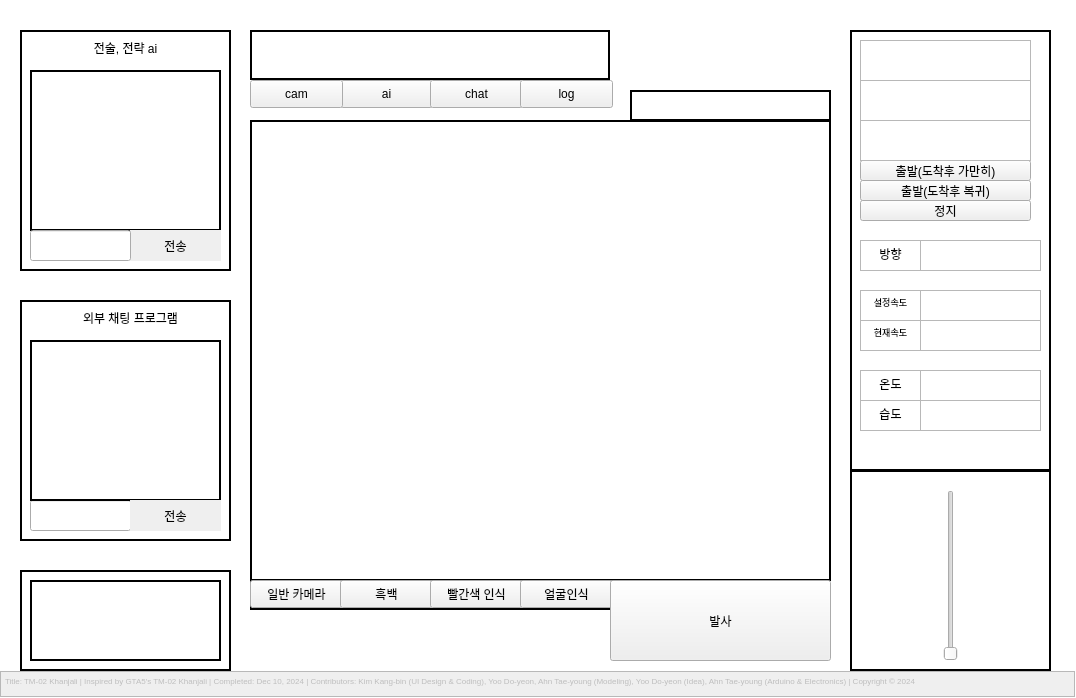
<?xml version="1.0" encoding="UTF-8"?>
<ui version="4.0">
 <class>MainWindow</class>
 <widget class="QMainWindow" name="MainWindow">
  <property name="windowModality">
   <enum>Qt::NonModal</enum>
  </property>
  <property name="geometry">
   <rect>
    <x>0</x>
    <y>0</y>
    <width>1076</width>
    <height>698</height>
   </rect>
  </property>
  <property name="windowTitle">
   <string>MainWindow</string>
  </property>
  <property name="documentMode">
   <bool>false</bool>
  </property>
  <widget class="QWidget" name="centralwidget">
   <widget class="QTextEdit" name="gpt_real">
    <property name="geometry">
     <rect>
      <x>30</x>
      <y>70</y>
      <width>191</width>
      <height>161</height>
     </rect>
    </property>
    <property name="styleSheet">
     <string notr="true">border-style : solid;
	border-width : 1.5px</string>
    </property>
    <property name="frameShape">
     <enum>QFrame::Box</enum>
    </property>
    <property name="frameShadow">
     <enum>QFrame::Plain</enum>
    </property>
   </widget>
   <widget class="QLabel" name="main">
    <property name="enabled">
     <bool>true</bool>
    </property>
    <property name="geometry">
     <rect>
      <x>250</x>
      <y>120</y>
      <width>581</width>
      <height>461</height>
     </rect>
    </property>
    <property name="styleSheet">
     <string notr="true">border-style : solid;
	border-width : 1.5px</string>
    </property>
    <property name="frameShape">
     <enum>QFrame::Box</enum>
    </property>
    <property name="text">
     <string/>
    </property>
   </widget>
   <widget class="QPushButton" name="gpt_button">
    <property name="geometry">
     <rect>
      <x>130</x>
      <y>230</y>
      <width>91</width>
      <height>31</height>
     </rect>
    </property>
    <property name="autoFillBackground">
     <bool>true</bool>
    </property>
    <property name="text">
     <string>전송</string>
    </property>
    <property name="checkable">
     <bool>false</bool>
    </property>
    <property name="flat">
     <bool>true</bool>
    </property>
   </widget>
   <widget class="QTextEdit" name="under1">
    <property name="geometry">
     <rect>
      <x>20</x>
      <y>30</y>
      <width>211</width>
      <height>241</height>
     </rect>
    </property>
    <property name="styleSheet">
     <string notr="true">border-style : solid;
	border-width : 1.5px</string>
    </property>
    <property name="frameShape">
     <enum>QFrame::Box</enum>
    </property>
    <property name="tabChangesFocus">
     <bool>false</bool>
    </property>
   </widget>
   <widget class="QTextEdit" name="under3_1">
    <property name="geometry">
     <rect>
      <x>20</x>
      <y>570</y>
      <width>211</width>
      <height>101</height>
     </rect>
    </property>
    <property name="styleSheet">
     <string notr="true">border-style : solid;
	border-width : 1.5px</string>
    </property>
    <property name="frameShape">
     <enum>QFrame::Box</enum>
    </property>
    <property name="tabChangesFocus">
     <bool>false</bool>
    </property>
   </widget>
   <widget class="QLineEdit" name="gpt_input">
    <property name="geometry">
     <rect>
      <x>30</x>
      <y>230</y>
      <width>101</width>
      <height>31</height>
     </rect>
    </property>
    <property name="inputMethodHints">
     <set>Qt::ImhNone</set>
    </property>
   </widget>
   <widget class="QLabel" name="label">
    <property name="geometry">
     <rect>
      <x>80</x>
      <y>40</y>
      <width>91</width>
      <height>16</height>
     </rect>
    </property>
    <property name="text">
     <string>전술, 전략 ai</string>
    </property>
    <property name="alignment">
     <set>Qt::AlignCenter</set>
    </property>
   </widget>
   <widget class="QLineEdit" name="chat_i">
    <property name="geometry">
     <rect>
      <x>30</x>
      <y>500</y>
      <width>101</width>
      <height>31</height>
     </rect>
    </property>
    <property name="inputMethodHints">
     <set>Qt::ImhNone</set>
    </property>
   </widget>
   <widget class="QTextEdit" name="chat">
    <property name="geometry">
     <rect>
      <x>30</x>
      <y>340</y>
      <width>191</width>
      <height>161</height>
     </rect>
    </property>
    <property name="styleSheet">
     <string notr="true">border-style : solid;
	border-width : 1.5px</string>
    </property>
    <property name="frameShape">
     <enum>QFrame::Box</enum>
    </property>
    <property name="frameShadow">
     <enum>QFrame::Plain</enum>
    </property>
   </widget>
   <widget class="QTextEdit" name="under2">
    <property name="geometry">
     <rect>
      <x>20</x>
      <y>300</y>
      <width>211</width>
      <height>241</height>
     </rect>
    </property>
    <property name="styleSheet">
     <string notr="true">border-style : solid;
	border-width : 1.5px</string>
    </property>
    <property name="frameShape">
     <enum>QFrame::Box</enum>
    </property>
    <property name="tabChangesFocus">
     <bool>false</bool>
    </property>
   </widget>
   <widget class="QLabel" name="label_2">
    <property name="geometry">
     <rect>
      <x>60</x>
      <y>310</y>
      <width>141</width>
      <height>16</height>
     </rect>
    </property>
    <property name="text">
     <string>외부 채팅 프로그램</string>
    </property>
    <property name="alignment">
     <set>Qt::AlignCenter</set>
    </property>
   </widget>
   <widget class="QPushButton" name="chat_b">
    <property name="geometry">
     <rect>
      <x>130</x>
      <y>500</y>
      <width>91</width>
      <height>31</height>
     </rect>
    </property>
    <property name="autoFillBackground">
     <bool>true</bool>
    </property>
    <property name="text">
     <string>전송</string>
    </property>
    <property name="checkable">
     <bool>false</bool>
    </property>
    <property name="flat">
     <bool>true</bool>
    </property>
   </widget>
   <widget class="QPushButton" name="b_c">
    <property name="geometry">
     <rect>
      <x>250</x>
      <y>580</y>
      <width>93</width>
      <height>28</height>
     </rect>
    </property>
    <property name="text">
     <string>일반 카메라</string>
    </property>
   </widget>
   <widget class="QTextEdit" name="under6">
    <property name="geometry">
     <rect>
      <x>250</x>
      <y>580</y>
      <width>361</width>
      <height>30</height>
     </rect>
    </property>
    <property name="styleSheet">
     <string notr="true">border-style : solid;
	border-width : 1.5px</string>
    </property>
   </widget>
   <widget class="QPushButton" name="b_d">
    <property name="geometry">
     <rect>
      <x>340</x>
      <y>580</y>
      <width>93</width>
      <height>28</height>
     </rect>
    </property>
    <property name="text">
     <string>흑백</string>
    </property>
   </widget>
   <widget class="QPushButton" name="b_r">
    <property name="geometry">
     <rect>
      <x>430</x>
      <y>580</y>
      <width>93</width>
      <height>28</height>
     </rect>
    </property>
    <property name="text">
     <string>빨간색 인식</string>
    </property>
   </widget>
   <widget class="QPushButton" name="b_f">
    <property name="geometry">
     <rect>
      <x>520</x>
      <y>580</y>
      <width>93</width>
      <height>28</height>
     </rect>
    </property>
    <property name="text">
     <string>얼굴인식</string>
    </property>
   </widget>
   <widget class="QTextEdit" name="under4">
    <property name="geometry">
     <rect>
      <x>850</x>
      <y>30</y>
      <width>201</width>
      <height>441</height>
     </rect>
    </property>
    <property name="styleSheet">
     <string notr="true">border-style : solid;
	border-width : 1.5px</string>
    </property>
    <property name="frameShape">
     <enum>QFrame::Box</enum>
    </property>
    <property name="tabChangesFocus">
     <bool>false</bool>
    </property>
   </widget>
   <widget class="QTextEdit" name="line1">
    <property name="geometry">
     <rect>
      <x>860</x>
      <y>40</y>
      <width>171</width>
      <height>41</height>
     </rect>
    </property>
    <property name="contextMenuPolicy">
     <enum>Qt::DefaultContextMenu</enum>
    </property>
    <property name="verticalScrollBarPolicy">
     <enum>Qt::ScrollBarAlwaysOff</enum>
    </property>
    <property name="html">
     <string>&lt;!DOCTYPE HTML PUBLIC &quot;-//W3C//DTD HTML 4.0//EN&quot; &quot;http://www.w3.org/TR/REC-html40/strict.dtd&quot;&gt;
&lt;html&gt;&lt;head&gt;&lt;meta name=&quot;qrichtext&quot; content=&quot;1&quot; /&gt;&lt;style type=&quot;text/css&quot;&gt;
p, li { white-space: pre-wrap; }
&lt;/style&gt;&lt;/head&gt;&lt;body style=&quot; font-family:'Gulim'; font-size:9pt; font-weight:400; font-style:normal;&quot;&gt;
&lt;p style=&quot;-qt-paragraph-type:empty; margin-top:0px; margin-bottom:0px; margin-left:0px; margin-right:0px; -qt-block-indent:0; text-indent:0px;&quot;&gt;&lt;br /&gt;&lt;/p&gt;
&lt;p style=&quot;-qt-paragraph-type:empty; margin-top:0px; margin-bottom:0px; margin-left:0px; margin-right:0px; -qt-block-indent:0; text-indent:0px;&quot;&gt;&lt;br /&gt;&lt;/p&gt;&lt;/body&gt;&lt;/html&gt;</string>
    </property>
   </widget>
   <widget class="QPushButton" name="b1">
    <property name="geometry">
     <rect>
      <x>860</x>
      <y>160</y>
      <width>171</width>
      <height>21</height>
     </rect>
    </property>
    <property name="text">
     <string>출발(도착후 가만히)</string>
    </property>
   </widget>
   <widget class="QTextEdit" name="line2">
    <property name="geometry">
     <rect>
      <x>860</x>
      <y>80</y>
      <width>171</width>
      <height>41</height>
     </rect>
    </property>
    <property name="contextMenuPolicy">
     <enum>Qt::DefaultContextMenu</enum>
    </property>
    <property name="verticalScrollBarPolicy">
     <enum>Qt::ScrollBarAlwaysOff</enum>
    </property>
    <property name="html">
     <string>&lt;!DOCTYPE HTML PUBLIC &quot;-//W3C//DTD HTML 4.0//EN&quot; &quot;http://www.w3.org/TR/REC-html40/strict.dtd&quot;&gt;
&lt;html&gt;&lt;head&gt;&lt;meta name=&quot;qrichtext&quot; content=&quot;1&quot; /&gt;&lt;style type=&quot;text/css&quot;&gt;
p, li { white-space: pre-wrap; }
&lt;/style&gt;&lt;/head&gt;&lt;body style=&quot; font-family:'Gulim'; font-size:9pt; font-weight:400; font-style:normal;&quot;&gt;
&lt;p style=&quot;-qt-paragraph-type:empty; margin-top:0px; margin-bottom:0px; margin-left:0px; margin-right:0px; -qt-block-indent:0; text-indent:0px;&quot;&gt;&lt;br /&gt;&lt;/p&gt;
&lt;p style=&quot;-qt-paragraph-type:empty; margin-top:0px; margin-bottom:0px; margin-left:0px; margin-right:0px; -qt-block-indent:0; text-indent:0px;&quot;&gt;&lt;br /&gt;&lt;/p&gt;&lt;/body&gt;&lt;/html&gt;</string>
    </property>
   </widget>
   <widget class="QTextEdit" name="main_under">
    <property name="geometry">
     <rect>
      <x>-20</x>
      <y>-50</y>
      <width>1151</width>
      <height>781</height>
     </rect>
    </property>
    <property name="styleSheet">
     <string notr="true"/>
    </property>
    <property name="frameShape">
     <enum>QFrame::Box</enum>
    </property>
    <property name="tabChangesFocus">
     <bool>false</bool>
    </property>
   </widget>
   <widget class="QTextEdit" name="speed_set">
    <property name="geometry">
     <rect>
      <x>920</x>
      <y>290</y>
      <width>121</width>
      <height>31</height>
     </rect>
    </property>
   </widget>
   <widget class="QSlider" name="speed_slider">
    <property name="geometry">
     <rect>
      <x>890</x>
      <y>490</y>
      <width>121</width>
      <height>171</height>
     </rect>
    </property>
    <property name="maximum">
     <number>100</number>
    </property>
    <property name="orientation">
     <enum>Qt::Vertical</enum>
    </property>
   </widget>
   <widget class="QTextEdit" name="under5">
    <property name="geometry">
     <rect>
      <x>850</x>
      <y>470</y>
      <width>201</width>
      <height>201</height>
     </rect>
    </property>
    <property name="styleSheet">
     <string notr="true">border-style : solid;
	border-width : 1.5px</string>
    </property>
    <property name="frameShape">
     <enum>QFrame::Box</enum>
    </property>
    <property name="tabChangesFocus">
     <bool>false</bool>
    </property>
   </widget>
   <widget class="QTextEdit" name="speed_real">
    <property name="geometry">
     <rect>
      <x>920</x>
      <y>320</y>
      <width>121</width>
      <height>31</height>
     </rect>
    </property>
   </widget>
   <widget class="QTextEdit" name="temperature">
    <property name="geometry">
     <rect>
      <x>920</x>
      <y>370</y>
      <width>121</width>
      <height>31</height>
     </rect>
    </property>
   </widget>
   <widget class="QTextEdit" name="humidity">
    <property name="geometry">
     <rect>
      <x>920</x>
      <y>400</y>
      <width>121</width>
      <height>31</height>
     </rect>
    </property>
   </widget>
   <widget class="QTextEdit" name="line3">
    <property name="geometry">
     <rect>
      <x>860</x>
      <y>120</y>
      <width>171</width>
      <height>41</height>
     </rect>
    </property>
    <property name="contextMenuPolicy">
     <enum>Qt::DefaultContextMenu</enum>
    </property>
    <property name="verticalScrollBarPolicy">
     <enum>Qt::ScrollBarAlwaysOff</enum>
    </property>
    <property name="html">
     <string>&lt;!DOCTYPE HTML PUBLIC &quot;-//W3C//DTD HTML 4.0//EN&quot; &quot;http://www.w3.org/TR/REC-html40/strict.dtd&quot;&gt;
&lt;html&gt;&lt;head&gt;&lt;meta name=&quot;qrichtext&quot; content=&quot;1&quot; /&gt;&lt;style type=&quot;text/css&quot;&gt;
p, li { white-space: pre-wrap; }
&lt;/style&gt;&lt;/head&gt;&lt;body style=&quot; font-family:'Gulim'; font-size:9pt; font-weight:400; font-style:normal;&quot;&gt;
&lt;p style=&quot;-qt-paragraph-type:empty; margin-top:0px; margin-bottom:0px; margin-left:0px; margin-right:0px; -qt-block-indent:0; text-indent:0px;&quot;&gt;&lt;br /&gt;&lt;/p&gt;
&lt;p style=&quot;-qt-paragraph-type:empty; margin-top:0px; margin-bottom:0px; margin-left:0px; margin-right:0px; -qt-block-indent:0; text-indent:0px;&quot;&gt;&lt;br /&gt;&lt;/p&gt;&lt;/body&gt;&lt;/html&gt;</string>
    </property>
   </widget>
   <widget class="QPushButton" name="b3">
    <property name="geometry">
     <rect>
      <x>860</x>
      <y>200</y>
      <width>171</width>
      <height>21</height>
     </rect>
    </property>
    <property name="text">
     <string>정지</string>
    </property>
   </widget>
   <widget class="QPushButton" name="b2">
    <property name="geometry">
     <rect>
      <x>860</x>
      <y>180</y>
      <width>171</width>
      <height>21</height>
     </rect>
    </property>
    <property name="text">
     <string>출발(도착후 복귀)</string>
    </property>
   </widget>
   <widget class="QTextEdit" name="line4">
    <property name="geometry">
     <rect>
      <x>920</x>
      <y>240</y>
      <width>121</width>
      <height>31</height>
     </rect>
    </property>
   </widget>
   <widget class="QTextEdit" name="line5">
    <property name="geometry">
     <rect>
      <x>860</x>
      <y>240</y>
      <width>61</width>
      <height>31</height>
     </rect>
    </property>
    <property name="html">
     <string>&lt;!DOCTYPE HTML PUBLIC &quot;-//W3C//DTD HTML 4.0//EN&quot; &quot;http://www.w3.org/TR/REC-html40/strict.dtd&quot;&gt;
&lt;html&gt;&lt;head&gt;&lt;meta name=&quot;qrichtext&quot; content=&quot;1&quot; /&gt;&lt;style type=&quot;text/css&quot;&gt;
p, li { white-space: pre-wrap; }
&lt;/style&gt;&lt;/head&gt;&lt;body style=&quot; font-family:'Gulim'; font-size:9pt; font-weight:400; font-style:normal;&quot;&gt;
&lt;p align=&quot;center&quot; style=&quot; margin-top:0px; margin-bottom:0px; margin-left:0px; margin-right:0px; -qt-block-indent:0; text-indent:0px;&quot;&gt;방향&lt;/p&gt;&lt;/body&gt;&lt;/html&gt;</string>
    </property>
   </widget>
   <widget class="QTextEdit" name="line6">
    <property name="geometry">
     <rect>
      <x>860</x>
      <y>290</y>
      <width>61</width>
      <height>31</height>
     </rect>
    </property>
    <property name="html">
     <string>&lt;!DOCTYPE HTML PUBLIC &quot;-//W3C//DTD HTML 4.0//EN&quot; &quot;http://www.w3.org/TR/REC-html40/strict.dtd&quot;&gt;
&lt;html&gt;&lt;head&gt;&lt;meta name=&quot;qrichtext&quot; content=&quot;1&quot; /&gt;&lt;style type=&quot;text/css&quot;&gt;
p, li { white-space: pre-wrap; }
&lt;/style&gt;&lt;/head&gt;&lt;body style=&quot; font-family:'Gulim'; font-size:9pt; font-weight:400; font-style:normal;&quot;&gt;
&lt;p align=&quot;center&quot; style=&quot; margin-top:0px; margin-bottom:0px; margin-left:0px; margin-right:0px; -qt-block-indent:0; text-indent:0px;&quot;&gt;&lt;span style=&quot; font-size:7pt;&quot;&gt;설정속도&lt;/span&gt;&lt;/p&gt;&lt;/body&gt;&lt;/html&gt;</string>
    </property>
   </widget>
   <widget class="QTextEdit" name="line8">
    <property name="geometry">
     <rect>
      <x>860</x>
      <y>320</y>
      <width>61</width>
      <height>31</height>
     </rect>
    </property>
    <property name="html">
     <string>&lt;!DOCTYPE HTML PUBLIC &quot;-//W3C//DTD HTML 4.0//EN&quot; &quot;http://www.w3.org/TR/REC-html40/strict.dtd&quot;&gt;
&lt;html&gt;&lt;head&gt;&lt;meta name=&quot;qrichtext&quot; content=&quot;1&quot; /&gt;&lt;style type=&quot;text/css&quot;&gt;
p, li { white-space: pre-wrap; }
&lt;/style&gt;&lt;/head&gt;&lt;body style=&quot; font-family:'Gulim'; font-size:9pt; font-weight:400; font-style:normal;&quot;&gt;
&lt;p align=&quot;center&quot; style=&quot; margin-top:0px; margin-bottom:0px; margin-left:0px; margin-right:0px; -qt-block-indent:0; text-indent:0px;&quot;&gt;&lt;span style=&quot; font-size:7pt;&quot;&gt;현재속도&lt;/span&gt;&lt;/p&gt;&lt;/body&gt;&lt;/html&gt;</string>
    </property>
   </widget>
   <widget class="QTextEdit" name="line7">
    <property name="geometry">
     <rect>
      <x>860</x>
      <y>370</y>
      <width>61</width>
      <height>31</height>
     </rect>
    </property>
    <property name="html">
     <string>&lt;!DOCTYPE HTML PUBLIC &quot;-//W3C//DTD HTML 4.0//EN&quot; &quot;http://www.w3.org/TR/REC-html40/strict.dtd&quot;&gt;
&lt;html&gt;&lt;head&gt;&lt;meta name=&quot;qrichtext&quot; content=&quot;1&quot; /&gt;&lt;style type=&quot;text/css&quot;&gt;
p, li { white-space: pre-wrap; }
&lt;/style&gt;&lt;/head&gt;&lt;body style=&quot; font-family:'Gulim'; font-size:9pt; font-weight:400; font-style:normal;&quot;&gt;
&lt;p align=&quot;center&quot; style=&quot; margin-top:0px; margin-bottom:0px; margin-left:0px; margin-right:0px; -qt-block-indent:0; text-indent:0px;&quot;&gt;온도&lt;/p&gt;&lt;/body&gt;&lt;/html&gt;</string>
    </property>
   </widget>
   <widget class="QTextEdit" name="line9">
    <property name="geometry">
     <rect>
      <x>860</x>
      <y>400</y>
      <width>61</width>
      <height>31</height>
     </rect>
    </property>
    <property name="html">
     <string>&lt;!DOCTYPE HTML PUBLIC &quot;-//W3C//DTD HTML 4.0//EN&quot; &quot;http://www.w3.org/TR/REC-html40/strict.dtd&quot;&gt;
&lt;html&gt;&lt;head&gt;&lt;meta name=&quot;qrichtext&quot; content=&quot;1&quot; /&gt;&lt;style type=&quot;text/css&quot;&gt;
p, li { white-space: pre-wrap; }
&lt;/style&gt;&lt;/head&gt;&lt;body style=&quot; font-family:'Gulim'; font-size:9pt; font-weight:400; font-style:normal;&quot;&gt;
&lt;p align=&quot;center&quot; style=&quot; margin-top:0px; margin-bottom:0px; margin-left:0px; margin-right:0px; -qt-block-indent:0; text-indent:0px;&quot;&gt;습도&lt;/p&gt;&lt;/body&gt;&lt;/html&gt;</string>
    </property>
   </widget>
   <widget class="QPushButton" name="fire_button">
    <property name="geometry">
     <rect>
      <x>610</x>
      <y>580</y>
      <width>221</width>
      <height>81</height>
     </rect>
    </property>
    <property name="text">
     <string>발사</string>
    </property>
   </widget>
   <widget class="QTextEdit" name="textEdit">
    <property name="enabled">
     <bool>false</bool>
    </property>
    <property name="geometry">
     <rect>
      <x>0</x>
      <y>671</y>
      <width>1075</width>
      <height>26</height>
     </rect>
    </property>
    <property name="mouseTracking">
     <bool>true</bool>
    </property>
    <property name="tabletTracking">
     <bool>false</bool>
    </property>
    <property name="focusPolicy">
     <enum>Qt::ClickFocus</enum>
    </property>
    <property name="contextMenuPolicy">
     <enum>Qt::DefaultContextMenu</enum>
    </property>
    <property name="acceptDrops">
     <bool>true</bool>
    </property>
    <property name="autoFillBackground">
     <bool>false</bool>
    </property>
    <property name="lineWidth">
     <number>1</number>
    </property>
    <property name="verticalScrollBarPolicy">
     <enum>Qt::ScrollBarAlwaysOff</enum>
    </property>
    <property name="horizontalScrollBarPolicy">
     <enum>Qt::ScrollBarAlwaysOff</enum>
    </property>
    <property name="undoRedoEnabled">
     <bool>true</bool>
    </property>
    <property name="html">
     <string>&lt;!DOCTYPE HTML PUBLIC &quot;-//W3C//DTD HTML 4.0//EN&quot; &quot;http://www.w3.org/TR/REC-html40/strict.dtd&quot;&gt;
&lt;html&gt;&lt;head&gt;&lt;meta name=&quot;qrichtext&quot; content=&quot;1&quot; /&gt;&lt;style type=&quot;text/css&quot;&gt;
p, li { white-space: pre-wrap; }
&lt;/style&gt;&lt;/head&gt;&lt;body style=&quot; font-family:'Gulim'; font-size:9pt; font-weight:400; font-style:normal;&quot;&gt;
&lt;p style=&quot; margin-top:0px; margin-bottom:0px; margin-left:0px; margin-right:0px; -qt-block-indent:0; text-indent:0px;&quot;&gt;&lt;span style=&quot; font-size:6pt;&quot;&gt;Title: TM-02 Khanjali | Inspired by GTA5's TM-02 Khanjali | Completed: Dec 10, 2024 | Contributors: Kim Kang-bin (UI Design &amp;amp; Coding), Yoo Do-yeon, Ahn Tae-young (Modeling), Yoo Do-yeon (Idea), Ahn Tae-young (Arduino &amp;amp; Electronics) | Copyright © 2024&lt;/span&gt;&lt;/p&gt;&lt;/body&gt;&lt;/html&gt;</string>
    </property>
    <property name="acceptRichText">
     <bool>true</bool>
    </property>
   </widget>
   <widget class="QTextEdit" name="under3">
    <property name="geometry">
     <rect>
      <x>30</x>
      <y>580</y>
      <width>191</width>
      <height>81</height>
     </rect>
    </property>
    <property name="styleSheet">
     <string notr="true">border-style : solid;
	border-width : 1.5px</string>
    </property>
    <property name="frameShape">
     <enum>QFrame::Box</enum>
    </property>
    <property name="tabChangesFocus">
     <bool>false</bool>
    </property>
   </widget>
   <widget class="QTextEdit" name="log">
    <property name="geometry">
     <rect>
      <x>250</x>
      <y>30</y>
      <width>360</width>
      <height>50</height>
     </rect>
    </property>
    <property name="styleSheet">
     <string notr="true">border-style : solid;
	border-width : 1.5px</string>
    </property>
    <property name="frameShape">
     <enum>QFrame::Box</enum>
    </property>
    <property name="tabChangesFocus">
     <bool>false</bool>
    </property>
   </widget>
   <widget class="QPushButton" name="b4">
    <property name="geometry">
     <rect>
      <x>340</x>
      <y>80</y>
      <width>93</width>
      <height>28</height>
     </rect>
    </property>
    <property name="text">
     <string>ai</string>
    </property>
   </widget>
   <widget class="QPushButton" name="b5">
    <property name="geometry">
     <rect>
      <x>430</x>
      <y>80</y>
      <width>93</width>
      <height>28</height>
     </rect>
    </property>
    <property name="text">
     <string>chat</string>
    </property>
   </widget>
   <widget class="QPushButton" name="b6">
    <property name="geometry">
     <rect>
      <x>520</x>
      <y>80</y>
      <width>93</width>
      <height>28</height>
     </rect>
    </property>
    <property name="text">
     <string>log</string>
    </property>
   </widget>
   <widget class="QPushButton" name="b7">
    <property name="geometry">
     <rect>
      <x>250</x>
      <y>80</y>
      <width>93</width>
      <height>28</height>
     </rect>
    </property>
    <property name="text">
     <string>cam</string>
    </property>
   </widget>
   <widget class="QTextEdit" name="log_2">
    <property name="geometry">
     <rect>
      <x>630</x>
      <y>90</y>
      <width>201</width>
      <height>31</height>
     </rect>
    </property>
    <property name="styleSheet">
     <string notr="true">border-style : solid;
	border-width : 1.5px</string>
    </property>
    <property name="frameShape">
     <enum>QFrame::Box</enum>
    </property>
    <property name="tabChangesFocus">
     <bool>false</bool>
    </property>
   </widget>
   <zorder>main_under</zorder>
   <zorder>under2</zorder>
   <zorder>under1</zorder>
   <zorder>gpt_real</zorder>
   <zorder>main</zorder>
   <zorder>gpt_button</zorder>
   <zorder>under3_1</zorder>
   <zorder>gpt_input</zorder>
   <zorder>label</zorder>
   <zorder>chat_i</zorder>
   <zorder>chat</zorder>
   <zorder>label_2</zorder>
   <zorder>chat_b</zorder>
   <zorder>under6</zorder>
   <zorder>b_c</zorder>
   <zorder>b_d</zorder>
   <zorder>b_r</zorder>
   <zorder>b_f</zorder>
   <zorder>under4</zorder>
   <zorder>line1</zorder>
   <zorder>b1</zorder>
   <zorder>line2</zorder>
   <zorder>speed_set</zorder>
   <zorder>under5</zorder>
   <zorder>speed_slider</zorder>
   <zorder>speed_real</zorder>
   <zorder>temperature</zorder>
   <zorder>humidity</zorder>
   <zorder>line3</zorder>
   <zorder>b3</zorder>
   <zorder>b2</zorder>
   <zorder>line4</zorder>
   <zorder>line5</zorder>
   <zorder>line6</zorder>
   <zorder>line8</zorder>
   <zorder>line7</zorder>
   <zorder>line9</zorder>
   <zorder>fire_button</zorder>
   <zorder>textEdit</zorder>
   <zorder>under3</zorder>
   <zorder>log</zorder>
   <zorder>b4</zorder>
   <zorder>b5</zorder>
   <zorder>b6</zorder>
   <zorder>b7</zorder>
   <zorder>log_2</zorder>
  </widget>
 </widget>
 <resources/>
 <connections/>
</ui>
